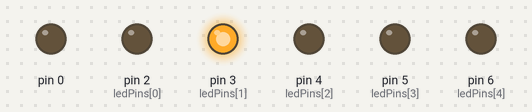
The sketch below on a simulated Arduino Uno, built with avr-gcc and run on an emulated ATmega328P. On the bench: output pins drawn as LEDs (lit = HIGH).

Above: at 0.3 s.
At 1.3 s:
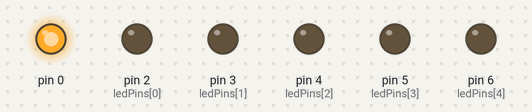
At 1.9 s:
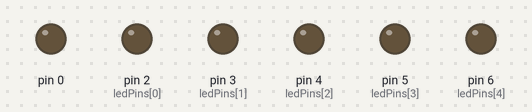
At 2.9 s:
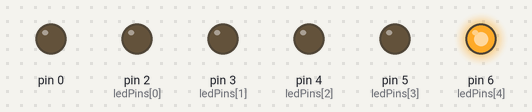
At 4.5 s:
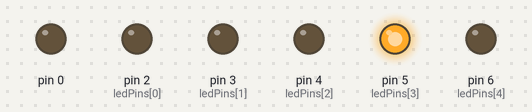
At 7.6 s:
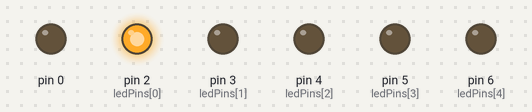
Timing chart, 0 to 8.7 s (numbered marks = the images above):
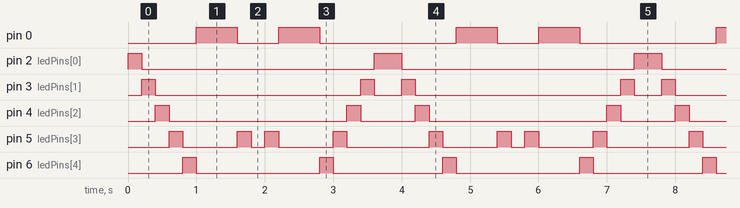

Measured:
- by itself, pin 0: repeats every 3.8 s: LOW 0.60 s, HIGH 0.60 s, LOW 2.0 s, HIGH 0.60 s
- by itself, pin 2 (ledPins[0]): repeats every 3.8 s: LOW 3.4 s, HIGH 0.40 s
- by itself, pin 3 (ledPins[1]): repeats every 3.8 s: LOW 3.0 s, HIGH 0.20 s, LOW 0.40 s, HIGH 0.20 s
- by itself, pin 4 (ledPins[2]): repeats every 3.8 s: LOW 2.6 s, HIGH 0.20 s, LOW 0.80 s, HIGH 0.20 s
- by itself, pin 5 (ledPins[3]): repeats every 3.8 s: LOW 0.80 s, HIGH 0.20 s, LOW 0.20 s, HIGH 0.20 s, LOW 0.80 s, HIGH 0.20 s, LOW 1.2 s, HIGH 0.20 s
- by itself, pin 6 (ledPins[4]): alternates HIGH for 0.20 s and LOW for 1.7 s

The sketch:

3_Knight-Rider_using_loops_.ino
```cpp
const int ledPins[] = {2, 3, 4, 5, 6}; // LED pins
const int numLeds = sizeof(ledPins);

void setup() {
  for (int i = 0; i < numLeds; i++) {
    pinMode(ledPins[i], OUTPUT); // Set each pin as an output
  }
}

void loop() {
  // Move LEDs forward
  for (int i = 0; i < numLeds; i++) {
    digitalWrite(ledPins[i], HIGH); // Turn on current LED
    delay(200);                     // Wait
    digitalWrite(ledPins[i], LOW);  // Turn off current LED
  }

  // Move LEDs backward
  for (int i = numLeds - 2; i >= 0; i--) { // Start from second-to-last LED
    digitalWrite(ledPins[i], HIGH); // Turn on current LED
    delay(200);                     // Wait
    digitalWrite(ledPins[i], LOW);  // Turn off current LED
  }
}
```
